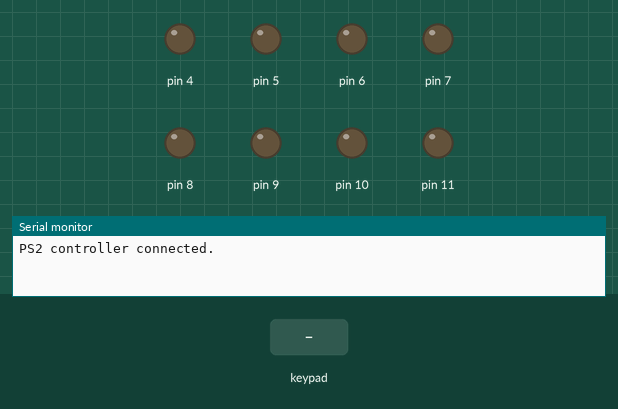
This sketch was run on a simulated Arduino Uno, built with avr-gcc and run on an emulated ATmega328P. On the bench: output pins drawn as LEDs (lit = HIGH), the last lines printed to the serial monitor. The test bench sets the inputs (shaded band).

Above: at 2.2 s.
2.3 s: key 'U' pressed
At 2.6 s:
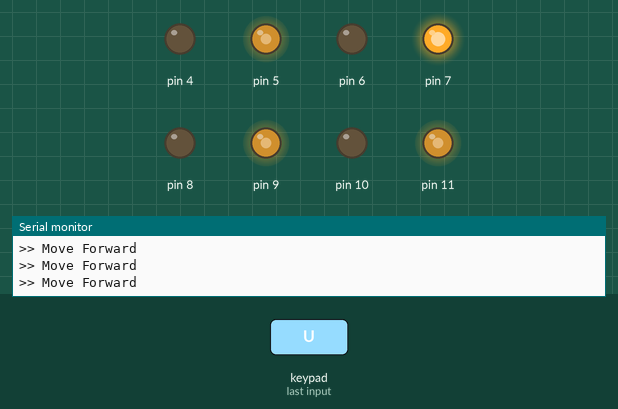
3.8 s: key 'D' pressed
At 4.9 s:
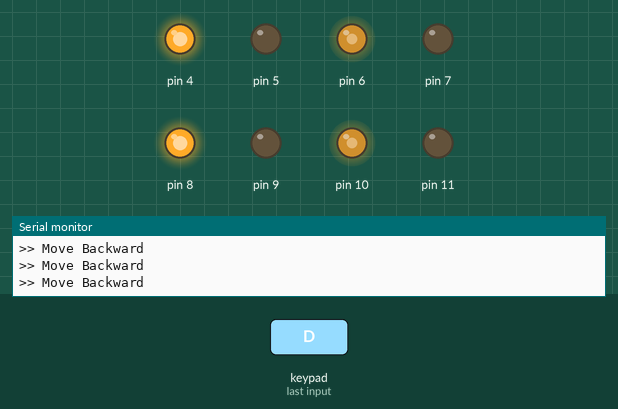
5.3 s: key 'L' pressed
At 6.1 s:
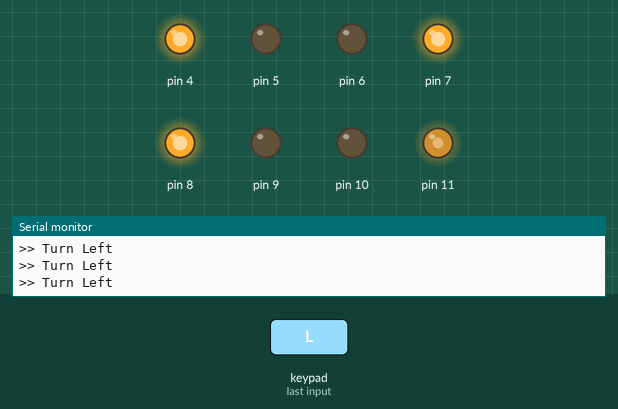
6.8 s: key 'R' pressed
At 7.2 s:
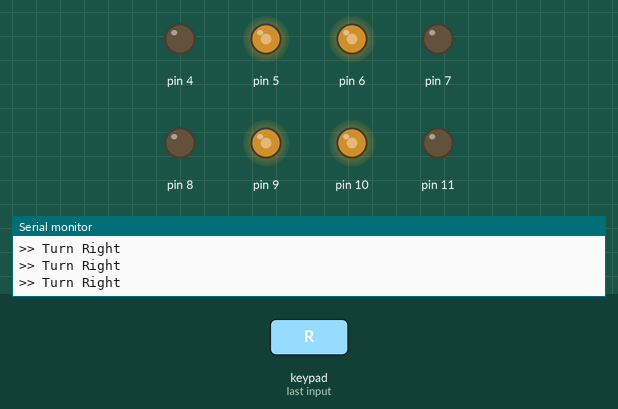
Timing chart, 0 to 9.3 s (numbered marks = the images above; inputs shaded):
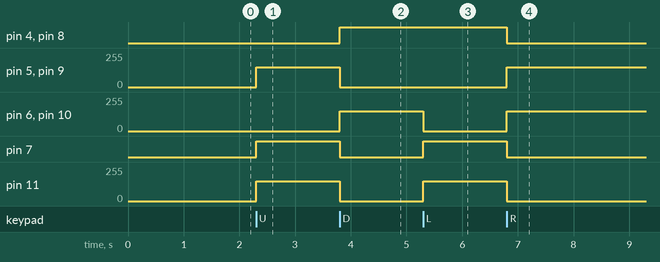

The sketch:

main.ino
```cpp
#include <PS2X_lib.h>

#define SERIAL Serial

// PWM Pins สำหรับล้อแต่ละตัว
#define FL1 4  // Front Left
#define FL2 5
#define FR1 6  // Front Right
#define FR2 7
#define BL1 8  // Back Left
#define BL2 9
#define BR1 10 // Back Right
#define BR2 11

PS2X ps2x;

int Motor_PWM = 150;
const int PWM_STEP = 10;
const int PWM_MAX = 255;
const int PWM_MIN = 50;

void setMotor(int pin1, int pin2, int pwm1, int pwm2) {
  analogWrite(pin1, pwm1);
  analogWrite(pin2, pwm2);
}

void STOP() {
  SERIAL.println(">> STOP");
  setMotor(FL1, FL2, 0, 0);
  setMotor(FR1, FR2, 0, 0);
  setMotor(BL1, BL2, 0, 0);
  setMotor(BR1, BR2, 0, 0);
}

void Move_Forward() {
  SERIAL.println(">> Move Forward");
  setMotor(FL1, FL2, 0, Motor_PWM);
  setMotor(FR1, FR2, 0, Motor_PWM);
  setMotor(BL1, BL2, 0, Motor_PWM);
  setMotor(BR1, BR2, 0, Motor_PWM);
}

void Move_Backward() {
  SERIAL.println(">> Move Backward");
  setMotor(FL1, FL2, Motor_PWM, 0);
  setMotor(FR1, FR2, Motor_PWM, 0);
  setMotor(BL1, BL2, Motor_PWM, 0);
  setMotor(BR1, BR2, Motor_PWM, 0);
}

void Turn_Left() {
  SERIAL.println(">> Turn Left");
  setMotor(FL1, FL2, Motor_PWM, 0);
  setMotor(FR1, FR2, 0, Motor_PWM);
  setMotor(BL1, BL2, Motor_PWM, 0);
  setMotor(BR1, BR2, 0, Motor_PWM);
}

void Turn_Right() {
  SERIAL.println(">> Turn Right");
  setMotor(FL1, FL2, 0, Motor_PWM);
  setMotor(FR1, FR2, Motor_PWM, 0);
  setMotor(BL1, BL2, 0, Motor_PWM);
  setMotor(BR1, BR2, Motor_PWM, 0);
}

void Strafe_Right() {
  SERIAL.println(">> Strafe Right");
  setMotor(FL1, FL2, Motor_PWM, 0);
  setMotor(FR1, FR2, 0, Motor_PWM);
  setMotor(BL1, BL2, 0, Motor_PWM);
  setMotor(BR1, BR2, Motor_PWM, 0);
}

void Strafe_Left() {
  SERIAL.println(">> Strafe Left");
  setMotor(FL1, FL2, 0, Motor_PWM);
  setMotor(FR1, FR2, Motor_PWM, 0);
  setMotor(BL1, BL2, Motor_PWM, 0);
  setMotor(BR1, BR2, 0, Motor_PWM);
}

void Diagonal_Forward_Left() {
  SERIAL.println(">> Diagonal Forward Left");
  setMotor(FR1, FR2, 0, Motor_PWM);
  setMotor(BR1, BR2, 0, Motor_PWM);
}

void Diagonal_Forward_Right() {
  SERIAL.println(">> Diagonal Forward Right");
  setMotor(FL1, FL2, 0, Motor_PWM);
  setMotor(BL1, BL2, 0, Motor_PWM);
}

void Diagonal_Back_Left() {
  SERIAL.println(">> Diagonal Back Left");
  setMotor(FR1, FR2, Motor_PWM, 0);
  setMotor(BR1, BR2, Motor_PWM, 0);
}

void Diagonal_Back_Right() {
  SERIAL.println(">> Diagonal Back Right");
  setMotor(FL1, FL2, Motor_PWM, 0);
  setMotor(BL1, BL2, Motor_PWM, 0);
}

void checkPS2Control() {
  ps2x.read_gamepad();

  if(ps2x.ButtonPressed(PSB_START) || ps2x.ButtonPressed(PSB_SELECT)) STOP();
  else if(ps2x.Button(PSB_PAD_UP)) Move_Forward();
  else if(ps2x.Button(PSB_PAD_DOWN)) Move_Backward();
  else if(ps2x.Button(PSB_PAD_LEFT)) Turn_Left();
  else if(ps2x.Button(PSB_PAD_RIGHT)) Turn_Right();
  else if(ps2x.Button(PSB_SQUARE)) Diagonal_Forward_Left();
  else if(ps2x.Button(PSB_CIRCLE)) Diagonal_Forward_Right();
  else if(ps2x.Button(PSB_CROSS)) Diagonal_Back_Left();
  else if(ps2x.Button(PSB_TRIANGLE)) Diagonal_Back_Right();
  else if(ps2x.Button(PSB_L1)) {
    Motor_PWM += PWM_STEP;
    if(Motor_PWM > PWM_MAX) Motor_PWM = PWM_MAX;
    SERIAL.print("PWM+ >> "); SERIAL.println(Motor_PWM);
    delay(150);
  }
  else if(ps2x.Button(PSB_L2)) {
    Motor_PWM -= PWM_STEP;
    if(Motor_PWM < PWM_MIN) Motor_PWM = PWM_MIN;
    SERIAL.print("PWM- >> "); SERIAL.println(Motor_PWM);
    delay(150);
  }
}

void IO_init() {
  for (int pin = 4; pin <= 11; pin++) {
    pinMode(pin, OUTPUT);
    analogWrite(pin, 0);
  }
}

void setup() {
  SERIAL.begin(9600);
  IO_init();

  int error = ps2x.config_gamepad(52, 51, 53, 50, false, false);
  if (error == 0) SERIAL.println("PS2 controller connected.");
  else {
    SERIAL.print("PS2 config error: "); SERIAL.println(error);
    while (1);
  }

  delay(1000);
}

void loop() {
  checkPS2Control();
}
```

Measured:
- after the input at 2.3 s, pin 5, pin 9, pin 11: 0/255 → 150/255 at once; pin 7: LOW → HIGH at once
- after the input at 3.8 s, pin 4, pin 8: LOW → HIGH at once; pin 5, pin 9, pin 11: 150/255 → 0/255 at once; pin 6, pin 10: 0/255 → 150/255 at once; pin 7: HIGH → LOW at once
- after the input at 5.3 s, pin 6, pin 10: 150/255 → 0/255 at once; pin 7: LOW → HIGH at once; pin 11: 0/255 → 150/255 at once
- after the input at 6.8 s, pin 4, pin 7, pin 8: HIGH → LOW at once; pin 5, pin 6, pin 9, pin 10: 0/255 → 150/255 at once; pin 11: 150/255 → 0/255 at once
